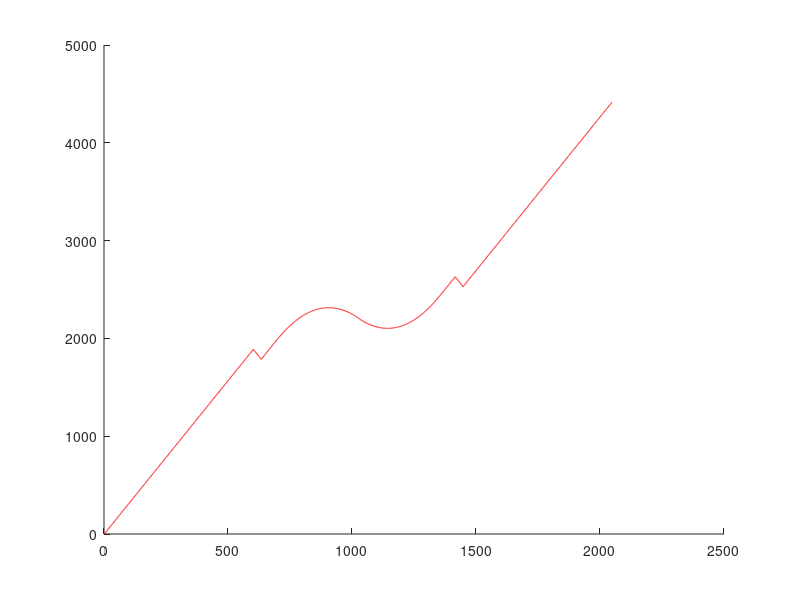

Write MATLAB code to recreate this figure. (Note: this script raises an error after producing the figure.)
% Sampling frequency in Hz
% Audio CD
m44100SR = 44100;
mSampleRate = m44100SR;
% Chirp Signal Duration in s
mChirpLength = 0.045;
% Sampling period in s
mAudioTimeResolution = 1 / mSampleRate;
% Length of chirp signal
% mChirpSignalLength = ceil(mChirpLength / mAudioTimeResolution);
mChirpSignalLength = 2047;
% Chirp Signal Time Axis in s
mAudioSamplingAxis = 0:mChirpSignalLength - 1;
mAudioTimeAxis = mAudioSamplingAxis * mAudioTimeResolution;
% Instantaneous Frequency
mFrequency15000 = 15000;
mFrequency16000 = 16000;
mFrequency17000 = 17000;
mFrequency18000 = 18000;
mFrequency21000 = 21000;
mFrequency22050 = 22050;
mFrequency24000 = 24000;

% Chirp generation
mChirpFreqBegin = mFrequency15000;
mChirpFreqEnd = mFrequency24000;
mChirpSignal = chirp(mAudioTimeAxis, mChirpFreqBegin, mAudioTimeAxis(end), mChirpFreqEnd);

% Chirp signal templete
mChirpSignalTempleteSize = 2^nextpow2(mChirpSignalLength);
mChirpSignalTempleteAxis = 0:mChirpSignalTempleteSize - 1;
mChirpSignalTempleteTimeAxis = mChirpSignalTempleteAxis * mAudioTimeResolution;
mChirpSignalTemplete = zeros(mChirpSignalTempleteSize, 1);
mChirpSignalTemplete(1:length(mChirpSignal), 1) = mChirpSignal;

% Zero phase windowing
t = fftshift(mChirpSignal);

tChirpSignalTempleteShift = fftshift(mChirpSignalTemplete);

hM1 = floor((mChirpSignalLength + 1) / 2);
hM2 = floor(mChirpSignalLength / 2);
mChirpSignalTempleteShift = zeros(mChirpSignalTempleteSize, 1);
mChirpSignalTempleteShift(1:hM1) = mChirpSignal(hM2 + 1:end);
mChirpSignalTempleteShift(mChirpSignalTempleteSize - hM2 + 1:end) = mChirpSignal(1:hM2);

%%% Fiqure
% chirpTimeDomainFigureName = sprintf("Audio Chirp Signal Templete Time Domain Window (%s Samples)", num2str(mChirpSignalTempleteSize));
% figure('Name', chirpTimeDomainFigureName);
% line(mChirpSignalTempleteTimeAxis * 1000, mChirpSignalTempleteShift, 'Color', 'r');
% ax1 = gca; % current axes
% ax1.XColor = 'r';
% ax1.YColor = 'r';
% ax1.XLabel.String = 'Time (ms)';
% ax1.YLabel.String = 'Amplitude';
% ax1.XLim = [0 mChirpSignalTempleteTimeAxis(end) * 1000];
% ax1_pos = ax1.Position; % position of first axes
% ax2 = axes('Position',ax1_pos,...
%     'XAxisLocation','top',...
%     'YAxisLocation','right',...
%     'Color','none');
% ax2.XLabel.String = 'Sample';
% ax2.YLabel.String = 'Amplitude';
% ax2.XLim = [0 mChirpSignalTempleteAxis(end)];
% line(mChirpSignalTempleteAxis, tChirpSignalTempleteShift, 'Parent', ax2)

%%% Magnitude Spectrum
mFftSize = mChirpSignalTempleteSize;
mChirpSignalTempleteFreqFftSamplingAxis = 1:mFftSize;
mChirpSignalFft = fft(mChirpSignalTemplete, mFftSize);
mChirpSignalMagnitudeSpectrum = 20 * log10(abs(mChirpSignalFft));

mChirpSignalFftShift = fft(mChirpSignalTempleteShift, mFftSize);
mChirpSignalShiftMagnitudeSpectrum = 20 * log10(abs(mChirpSignalFftShift));

tChirpSignalFftShift = fft(tChirpSignalTempleteShift, mFftSize);
tChirpSignalShiftMagnitudeSpectrum = 20 * log10(abs(tChirpSignalFftShift));

%%% Fiqure
% chirpFreqDomainFigureName = sprintf("Magnitude Spectrum of Audio Chirp Signal Templete (in dB) (FFT %s Samples)", num2str(mFftSize));
% figure('Name', chirpFreqDomainFigureName);
% line(mChirpSignalTempleteFreqFftSamplingAxis, mChirpSignalShiftMagnitudeSpectrum, 'Color', 'r');
% xlabel('Sample');
% ylabel('Magnitude Spectrum (dB)');
% ax1 = gca; % current axes
% ax1.XColor = 'r';
% ax1.YColor = 'r';
% ax1.XLabel.String = 'Sample';
% ax1.YLabel.String = 'Magnitude Spectrum (dB)';
% ax1_pos = ax1.Position; % position of first axes
% ax2 = axes('Position',ax1_pos,...
%     'XAxisLocation','top',...
%     'YAxisLocation','right',...
%     'Color','none');
% ax2.XLabel.String = 'Sample';
% ax2.YLabel.String = 'Amplitude';
% line(mChirpSignalTempleteFreqFftSamplingAxis, tChirpSignalShiftMagnitudeSpectrum, 'Parent', ax2)

mAudioFftResolution = mSampleRate / mFftSize;
mChirpSignalTempleteFreqSamplingAxis = 0:(mFftSize / 2);
mChirpSignalTempleteFreqFftAxis = mChirpSignalTempleteFreqSamplingAxis * mAudioFftResolution;
mAmplitudeSpectrum = abs(mChirpSignalFft/mFftSize);
mAmplitudeSpectrum = mAmplitudeSpectrum(1:(mFftSize/2+1));
mAmplitudeSpectrum(2:end-1) = 2*mAmplitudeSpectrum(2:end-1);
mMagnitudeSpectrum = 20 * log10(abs(mChirpSignalFft));
mMagnitudeSpectrum = mMagnitudeSpectrum(1:(mFftSize/2+1));
%%% Fiqure
% chirpSingleSidedFreqDomainFigureName = sprintf("Single-Sided Amplitude Spectrum of Audio Chirp Signal Templete  (%s Samples)", num2str(mFftSize));
% figure('Name', chirpSingleSidedFreqDomainFigureName);
% line(mChirpSignalTempleteFreqFftAxis, mMagnitudeSpectrum, 'Color', 'r');
% ax1 = gca; % current axes
% ax1.XColor = 'r';
% ax1.YColor = 'r';
% ax1.XLabel.String = 'Frequence(Hz)';
% ax1.YLabel.String = 'Magnitude Spectrum(dB)';
% ax1.XLim = [0 (mFftSize/2+1)*mAudioFftResolution];
% ax1_pos = ax1.Position; % position of first axes
% ax2 = axes('Position',ax1_pos,...
%     'XAxisLocation','top',...
%     'YAxisLocation','right',...
%     'Color','none');
% line(mChirpSignalTempleteFreqSamplingAxis, mMagnitudeSpectrum, 'Parent', ax2)
% ax2.XLabel.String = 'Sample';
% ax2.YLabel.String = 'Amplitude Spectrum';
% ax2.XLim = [0 mFftSize/2+1];
% mMagnitudeSpectrumMax = max(mMagnitudeSpectrum);
% mMagnitudeSpectrumMin = min(mMagnitudeSpectrum);
% mFrequency15000Sample = mFrequency15000 / mAudioFftResolution;
% mFrequency22050Sample = mFrequency22050 / mAudioFftResolution;
% line([mFrequency15000, mFrequency15000],[mMagnitudeSpectrumMin, mMagnitudeSpectrumMax],'linestyle','--', 'Color', 'r', 'Parent', ax1)
% line([mFrequency22050, mFrequency22050],[mMagnitudeSpectrumMin, mMagnitudeSpectrumMax],'linestyle','--', 'Color', 'r', 'Parent', ax1)
% line([mFrequency15000Sample, mFrequency15000Sample],[mMagnitudeSpectrumMin, mMagnitudeSpectrumMax],'linestyle','--', 'Parent', ax2)
% line([mFrequency22050Sample, mFrequency22050Sample],[mMagnitudeSpectrumMin, mMagnitudeSpectrumMax],'linestyle','--', 'Parent', ax2)

%%% Phase Spectrum
mPhaseSpectrum = angle(mChirpSignalFft);
mPhaseSpectrumUnwrapped = unwrap(mPhaseSpectrum);

mPhaseSpectrumShift = angle(mChirpSignalFftShift);
mPhaseSpectrumShiftUnwrapped = unwrap(mPhaseSpectrumShift);

tPhaseSpectrumShift = angle(tChirpSignalFftShift);
tPhaseSpectrumShiftUnwrapped = unwrap(tPhaseSpectrumShift);

%%% Fiqure
chirpSingleSidedFreqDomainPhaseSpectrumFigureName = sprintf("Single-Sided Phase Spectrum of Audio Chirp Signal Templete  (%s Samples)", num2str(mFftSize));
figure('Name', chirpSingleSidedFreqDomainPhaseSpectrumFigureName);
line(mChirpSignalTempleteFreqFftSamplingAxis, mPhaseSpectrumShiftUnwrapped, 'Color', 'r');
ax1 = gca; % current axes
ax1.XColor = 'r';
ax1.YColor = 'r';
ax1.XLabel.String = 'Sample';
ax1.YLabel.String = 'Phase Spectrum';
mPhaseSpectrumMax = max(mPhaseSpectrumShiftUnwrapped);
mPhaseSpectrumMin = min(mPhaseSpectrumShiftUnwrapped);
line([1024, 1024],[mPhaseSpectrumMin, mPhaseSpectrumMax], 'linestyle','--', 'Color', 'r', 'Parent', ax1)
line([1025, 1025],[mPhaseSpectrumMin, mPhaseSpectrumMax], 'linestyle','--', 'Color', 'r', 'Parent', ax1)
ax1_pos = ax1.Position; % position of first axes
ax2 = axes('Position',ax1_pos,...
    'XAxisLocation','top',...
    'YAxisLocation','right',...
    'Color','none');
ax2.XLabel.String = 'Sample';
ax2.YLabel.String = 'Phase Spectrum';
line(mChirpSignalTempleteFreqFftSamplingAxis, tPhaseSpectrumShiftUnwrapped, 'Parent', ax2)

% Data Set
% mFileName='ttttfilter';
% mFilePath=['D:\Graduated\��ʿ�о����\���ڶ�λ����\Samples\Audio\44100\MultiPath\' mFileName '.wav'];
% [tDS,tSR]=audioread(mFilePath);
% mDSSize=size(tDS,1);
%%% RAW Data Figure

%%% Data Set Time Axis
% tDSTAFig=(0:mDSSize-1)/tSR;
% figure('Name','Audio Signal to be Detected');
% plot(tDSTAFig,tDS);
% xlabel('Time(s)');

% 
% mWNum=floor(mDSSize/mWSize)-1;
% 
% for i = 0:mWNum
%     tStartWI=i*mWSize+1;
%     tEndWI=tStartWI+mWSize*2-1;
%     tUnknownS=tDS(tStartWI:tEndWI);
%     tUnknownSTAFig=tDSTAFig(tStartWI:tEndWI);
%     
%     tUnknownSFFT=fft(tUnknownS);
%     
%     mGCCFFT=tUnknownSFFT./m44100CSTFFT;
%     
%     mGCCiFFT=ifft(mGCCFFT);
%     
%     figure('Name','Audio Signal Detecting Window');
%     plot(tUnknownSTAFig,tUnknownS,tUnknownSTAFig,mGCCiFFT);
%     xlabel('Time(s)');
%     
%     
% end

